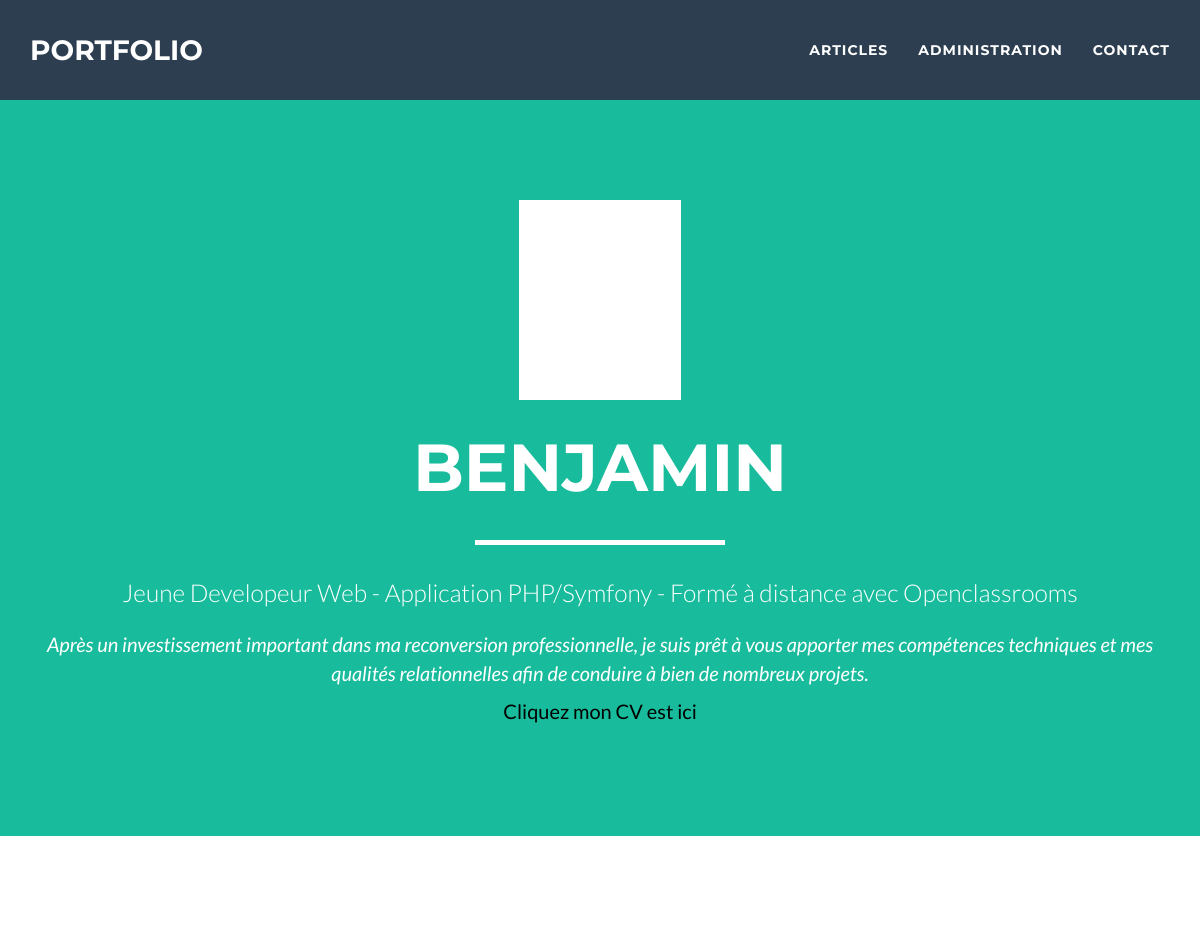
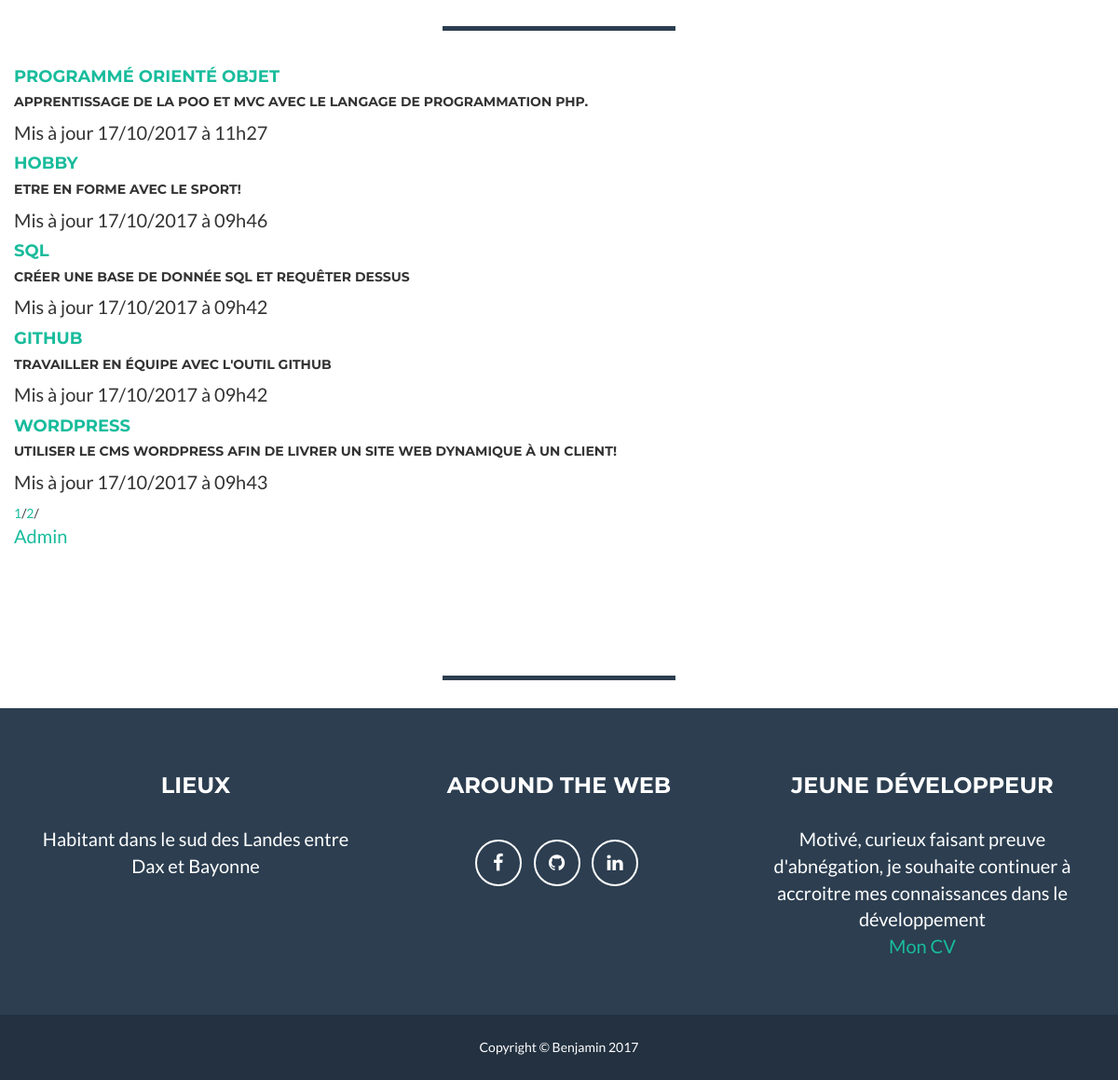
The page / on the database its author committed (2 pictures, top to bottom).
### tables this page shows
CREATE TABLE `article` (
  `id` int(5) NOT NULL,
  `auteur` varchar(30) NOT NULL,
  `titre` varchar(100) NOT NULL,
  `chapo` varchar(300) NOT NULL,
  `contenu` text NOT NULL,
  `dateAjout` datetime NOT NULL,
  `dateModif` datetime NOT NULL
);

### Controler/ControlerArticles.php (called while the page is built, shortened)
<?
require_once'Modele/Article.php';
require_once'Modele/ArticleManager.php';
	class ControlerArticles{
	public function articles()
	{
	$db = Modele::getMysqlConnexionWithPDO();
	$manager = new ArticleManager($db);
 	$nbArt = $manager->count();
    $limite = 5;
    $nbPage = ceil($nbArt/$limite);
	if(isset($_GET['page']))
	{
        $pageActuelle=intval($_GET['page']);
        if($pageActuelle>$nbPage)
        {
          $pageActuelle=$nbPAge;
        }
	}
	else
	{
        $pageActuelle=1;
	}
	$debut=($pageActuelle-1)*$limite;
	$listearticle = $manager->getList($debut,$limite);
	require 'View/viewArticles.php';
	}
	}

### index.php (called while the page is built, shortened)
<?php
$RouterFront = new RouterFront();
$RouterFront->routerRequete();

### Modele/ArticleManager.php (called while the page is built, shortened)
<?php
class ArticleManager extends Modele
{
  protected $db;
  public function __construct(PDO $db)
  {
    $this->db = $db;
  }
  public function count()
  {
    return $this->db->query('SELECT COUNT(*) FROM article')->fetchColumn();
  }
  public function getList($debut = -1, $limite = -1)
  {
    $sql = 'SELECT id, auteur, titre, chapo, contenu, dateAjout, dateModif FROM article ORDER BY id DESC';
    if ($debut != -1 || $limite != -1)
    {
      $sql .= ' LIMIT '.(int) $limite.' OFFSET '.(int) $debut;
    }
    $requete = $this->db->query($sql);
    $requete->setFetchMode(PDO::FETCH_CLASS | PDO::FETCH_PROPS_LATE, 'Article');
    $listeArticle = $requete->fetchAll();
    return $listeArticle;
  }
}

### Modele/Article.php (called while the page is built, shortened)
<?php
class Article extends Modele
{
  protected $erreurs = [],
            $id,
            $auteur,
            $titre,
            $chapo,
            $contenu,
            $dateAjout,
            $dateModif;
  public function setDateAjout(DateTime $dateAjout)
  {
    $this->dateAjout = $dateAjout;
  }
  public function setDateModif(DateTime $dateModif)
  {
    $this->dateModif = $dateModif;
  }
  public function id()
  {
    return $this->id;
  }
  public function titre()
  {
    return $this->titre;
  }
  public function chapo()
  {
    return $this->chapo;
  }
  public function dateAjout()
  {
    return $this->dateAjout;
  }
  public function dateModif()
  {
    return $this->dateModif;
  }
}

### View/viewArticles.php (the view, shortened to what this page needs)
<div class="articles">
<?php
	foreach($listearticle as $article)
{
  echo '<h4><a href="index.php?action=article&id=', $article->id(), '">', $article->titre(), '</a></h4>', "\n",
       '<h5>',  nl2br($article->chapo()), '</h5>',
       '<p>Mis à jour ', $article->dateModif()->format('d/m/Y à H\hi'), '</p>';
}
for ($i = 1 ; $i <= $nbPage; $i++)
{
   echo '<a href="index.php?page='.$i.'">', $i ,'</a>/';
}
?>
<a href="<?= "index.php?action=accueil"?>"> <p>Admin</p></a>
</div>
<?php require 'template.php'; ?>

### rows shown on the page
article: titre "PROGRAMMÉ ORIENTÉ OBJET", chapo "APPRENTISSAGE DE LA POO ET MVC AVEC LE LANGAGE DE PROGRAMMATION PHP.", format "17/10/2017 à 11h27"
article: titre "HOBBY", chapo "ETRE EN FORME AVEC LE SPORT!", format "17/10/2017 à 09h46"
article: titre "SQL", chapo "CRÉER UNE BASE DE DONNÉE SQL ET REQUÊTER DESSUS", format "17/10/2017 à 09h42"
article: titre "GITHUB", chapo "TRAVAILLER EN ÉQUIPE AVEC L'OUTIL GITHUB", format "17/10/2017 à 09h42"
article: titre "WORDPRESS", chapo "UTILISER LE CMS WORDPRESS AFIN DE LIVRER UN SITE WEB DYNAMIQUE À UN CLIENT!", format "17/10/2017 à 09h43"
